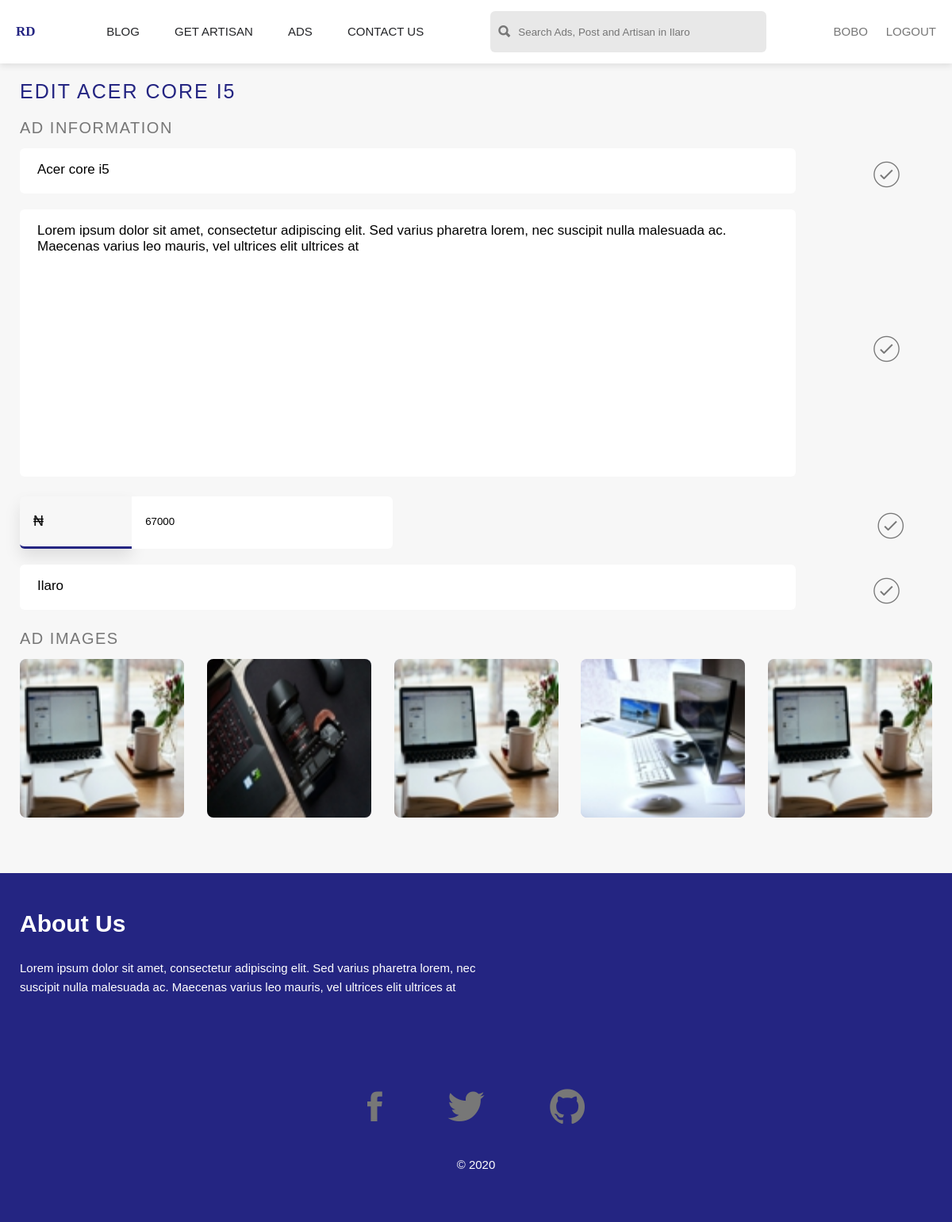
/editAd/db1c73e5d7fb465b9ea4881376877bb9/ (signed in), run on the app's committed database.
### myAuth/models.py (models this page shows, shortened)
class MyUser(AbstractBaseUser):
    id = models.UUIDField(primary_key=True, default=uuid.uuid4, editable=False)
    email = models.EmailField(verbose_name="email", max_length=60, unique=True)
    date_joined = models.DateTimeField(
        verbose_name='date joined', auto_now_add=True)
    last_login = models.DateTimeField(verbose_name='last login', auto_now=True)
    is_admin = models.BooleanField(default=False)
    is_active = models.BooleanField(default=True)
    is_staff = models.BooleanField(default=False)
    is_superuser = models.BooleanField(default=False)
    fullname = models.CharField(max_length=60)
    phone = models.PositiveIntegerField()
    photo = models.ImageField(default="default.jpg")
    is_artisan = models.BooleanField(default=False)
    USERNAME_FIELD = 'email'
    REQUIRED_FIELDS = ['fullname', 'phone']
    objects = MyUserManager()
    def get_name(self):
        name = self.fullname.split(" ")[1]
        return name

### main/models.py (models this page shows, shortened)
class Ad(models.Model):
    cat = [
        ('phones', 'Phones and Tablets'),
        ('computers', 'Computers and Accessories'),
        ('cars', 'Cars'),
        ('home', 'Home and Kicthen'),
        ('babies', 'Kids and Toys'),
        ('electronic', 'Electronics'),
    ]
    id = models.UUIDField(primary_key=True, default=uuid.uuid4, editable=False)
    user = models.ForeignKey(MyUser, on_delete=models.CASCADE)
    title = models.CharField(max_length=60)
    description = models.TextField(max_length=300)
    categories = models.CharField(max_length=300, choices=cat)
    location = models.CharField(max_length=100, default="Ilaro Ogun State")
    price = models.PositiveIntegerField()
    liked = models.ManyToManyField(
        MyUser, default=None, blank=True, related_name="liked")
    boosted = models.BooleanField(default=False)
    created_at = models.DateTimeField(auto_now_add=True)

class AdImage(models.Model):
    id = models.UUIDField(primary_key=True, default=uuid.uuid4, editable=False)
    ad = models.ForeignKey(Ad, on_delete=models.CASCADE)
    image = models.ImageField()

### main/views.py (the view)
# urls.py: path("editAd/<str:id>/", edit_ad_view, name="edit_ad"),
@login_required(login_url="login")
def edit_ad_view(request, id):
    ad = get_object_or_404(Ad, id=id)
    images = AdImage.objects.filter(ad=ad.id)
    context = {
        "ad": ad,
        "images": images
    }
    return render(request, 'editAd.html', context)

### razboy/middwares.py (called while the page is built)
def open_access_middleware(get_response):
    def middleware(request):
        response = get_response(request)
        response["Access-Control-Allow-Origin"] = "*"
        response["Access-Control-Allow-Headers"] = "*"
        return response
    return middleware

### templates/editAd.html (shortened to what this page needs)
{% extends 'base.html' %}
{% block r %}r{% endblock r %}
{% block content %}
<div class="profile-content" style="width: 100%; overflow: hidden; background-color: #f7f7f7">
    <div class="edit-ad">
        <h3 class="content-head">Edit {{ ad.title }} </h3>
        <div class="account-info">
            <h4 class="content-sub-head">Ad Information</h4>
            <div class="acc-box">
                <form action="{% url 'edit_ad_title' ad.id %}" method="POST">
                    <div class="acc-input-box">
                        <div class="form-group input-box">
                            <input type="text" placeholder="Title" value="{{ ad.title }}" name="title" />
                        </div>
                        <button type="submit" class="edit-phone">
                            <i class="ion-ios-checkmark-outline"></i>
                        </button>
                    </div>
                </form>
                <form action="{% url 'edit_ad_des' ad.id %}" method="POST">
                    <div class="acc-input-box">
                        <div class="form-group input-box">
                            <textarea cols="30" rows="15" placeholder="Description" name="des">{{ad.description}}
                    </textarea>
                        </div>
                        <button type="submit" class="edit-phone">
                            <i class="ion-ios-checkmark-outline"></i>
                        </button>
                    </div>
                </form>
                <form action="{% url 'edit_ad_price' ad.id %}" method="POST">
                    <div class="acc-input-box">
                        <div class="form-group2 input-box">
                            <div class="form-group2-price">
                                <label for="price">&#8358;</label>
                                <input type="number" id="price" placeholder="Price" required value="{{ ad.price }}"
                                    name="price" />
                            </div>
                        </div>
                        <button type="submit" class="edit-phone">
                            <i class="ion-ios-checkmark-outline"></i>
                        </button>
                    </div>
                </form>
                <form action="{% url 'edit_ad_loc' ad.id %}" method="POST">
                    <div class="acc-input-box">
                        <div class="form-group input-box">
                            <input type="text" placeholder="Location" value="{{ad.location}}" name="location" />
                        </div>
                        <button type="submit" class="edit-phone">
                            <i class="ion-ios-checkmark-outline"></i>
                        </button>
                    </div>
                </form>
                <h3 class="content-sub-head">Ad Images</h3>
                <div class="acc-input-box">
                    <div class="form-images">
                        {% for image in images %}
                        <div class="imgs-group" style="height:20rem; border: none;">
                            <label for="img1">
                                <img class="form-img" src="{{ image.image.url }}" alt="" />
                            </label>
                        </div>
                        {% endfor %}
                    </div>
                </div>
            </div>
        </div>
    </div>
</div>
{% endblock content %}

### templates/base.html (shortened to what this page needs)
{% load static %}
<!DOCTYPE html>
<html lang="en">
<head>
  <link href='https://api.mapbox.com/mapbox-gl-js/v1.12.0/mapbox-gl.css' rel='stylesheet' />
  <link rel="stylesheet" href="{% static 'css/ionicons.min.css' %}" />
  <link rel="stylesheet" href="{% static 'css/style.css' %}" />
</head>
<body>
  <div class="container{% block r %} Replace This {% endblock r %}">
    <nav class="navigation">
      <div class="logo-box">
        <a class="logo" href="{% url 'home' %}"> RD </a>
      </div>
      <div class="nav-links">
        <a class="links" href="{% url 'blogs' %}">Blog</a>
        <a class="links" href="{% url 'artisan' %}">Get Artisan</a>
        <a class="links" href="{% url 'ads' %}">Ads</a>
        <a class="links" href="#contact-section">Contact Us</a>
      </div>
      <form class="search-box" action="{% url 'search_view' %}">
        <i class="ion-search"></i>
        <input type="text" placeholder="Search Ads, Post and Artisan in Ilaro" name="query" />
      </form>
      {% if request.user.is_authenticated %}
      <div class="login-group">
        <a class="" style="font-size: 1.5rem; text-transform: uppercase; margin-right: 2rem;"
          href="{% url 'profile' %}">{{ request.user.get_name }}</a>
        <a class="" style="font-size: 1.5rem; text-transform: uppercase;" href="{% url 'logout' %}">Logout</a>
      </div>
      {% else %}
      <div class="nav-btn-group">
        <a class="nav-btn full" href="{% url 'login' %}">Login</a>
        <a class="nav-btn ghost" href="{% url 'register' %}">Sign Up</a>
      </div>
      {% endif %}
    </nav>
    {% block content %} Replace This {% endblock %}
    <footer class="footer">
      <div class="footer-box">
        <h2 class="footer-heading">About Us</h2>
        <p class="footer-text">
          Lorem ipsum dolor sit amet, consectetur adipiscing elit. Sed varius
          pharetra lorem, nec suscipit nulla malesuada ac. Maecenas varius leo
          mauris, vel ultrices elit ultrices at
        </p>
      </div>
      <div class="footer-bottom">
        <a class="social" href="#">
          <i class="ion-social-facebook"></i>
        </a>
        <a class="social" href="#">
          <i class="ion-social-twitter"></i>
        </a>
        <a class="social" href="#">
          <i class="ion-social-github"></i>
        </a>
      </div>
      <p class="footer-text copy">
        &copy;
      </p>
    </footer>
  </div>
</body>
</html>

### static/css/style.css (style rules this page uses)
button,a { cursor: pointer; }
html { font-size: 62.5%; }
body { font-size: 1rem; font-family: "Gill Sans", sans-serif; color: #777; line-height: 1.6; font-weight: 300; position: relative; }
.navigation { grid-column: 1/-1; display: flex; justify-content: space-between; align-items: center; padding: 0px 20px; height: 8rem; position: sticky; top: 0; left: 0; z-index: 9999; background-color: #fff; box-shadow: 0px 3px 8px rgba(0, 0, 0, 0.1) }
.logo-box { width: 3rem; }
.logo { color: #242582; font-size: 1.7rem; font-weight: 700; font-family: cursive; }
.nav-links { width: 40rem; display: flex; justify-content: space-between; }
.links { font-size: 1.5rem; color: #242528; font-weight: 400; text-transform: uppercase; position: relative; }
.links::after { display: block; content: ""; position: absolute; left: 0; bottom: -0.5rem; width: 0%; border-bottom: 2px solid #242528; transition: 0.3s; }
.search-box { width: 30%; background-color: #e8e8e8; display: flex; align-items: center; padding: 1rem; justify-content: space-between; border-radius: 6px; }
.search-box i { font-size: 200%; }
.search-box input { flex: 1; background-color: #e8e8e8; border: none; margin-left: 0.5rem; padding: 0.5rem; }
.form-group { margin-bottom: 2rem; }
.form-group input, .form-group textarea { padding: 1.7rem 2.2rem; width: 100%; border: none; background-color: #fff; border-radius: 0.6rem; outline: none; color: #000; font-family: inherit; border-bottom: 3px solid transparent; font-size: 1.7rem; }
.form-group input::placeholder { color: #777; font-family: inherit; font-weight: 500; }
.form-group textarea { resize: none; }
.footer { background-color: #242582; grid-column: 1/-1; padding: 4rem 2.5rem; color: #fff; }
.footer-box { width: 50%; }
.footer-heading { font-size: 3rem; color: #fff; margin-bottom: 2rem; }
.footer-text { font-size: 1.5rem; color: #fff; margin-bottom: 2rem; font-weight: 500; }
.footer-bottom { width: 60%; margin: 10rem auto; text-align: center; margin-bottom: 2rem; }
.social:not(:first-child) { margin-left: 2rem; }
.social i { font-size: 500%; color: #fff; font-weight: 700; padding: 3rem; }
.copy { text-align: center; }
.form-images { width: 100%; display: flex; justify-content: space-between; align-items: center; margin-bottom: 2rem; }
.imgs-group { width: 18%; height: 7rem; border: 3px solid #242582; border-radius: 8px; background-color: #d2d4e8; }
.imgs-group label { width: 100%; height: 100%; display: flex; justify-content: center; align-items: center; cursor: pointer; }
.form-img { width: 100%; height: 100%; border-radius: 8px; }
.form-group2 { width: 100%; margin-bottom: 2rem; display: flex; justify-content: space-between; align-items: center; }
.form-group2-price { width: 45%; display: flex; }
.form-group2-price label { width: 30%; padding: 1.7rem; background-color: #f7f7f7; color: #000; font-size: 1.8rem; border-radius: 6px 0px 0px 6px; box-shadow: 0 1rem 2rem rgba(0, 0, 0, 0.1); border-bottom: 3px solid #242582; }
.form-group2-price input { width: 70%; padding: 1.7rem; border-radius: 0px 6px 6px 0px; border: none; background-color: #fff; border-bottom: 3px solid transparent; outline: none; color: #000; font-family: inherit; }
.form-group2-price input::placeholder { color: #777; font-family: inherit; font-weight: 400; }
.profile-content { width: 70%; padding: 1.5rem 2.5rem; max-height: 100%; overflow-y: scroll; }
.content-head { font-size: 2.5rem; color: #242582; font-weight: 500; text-transform: uppercase; letter-spacing: 2px; margin-bottom: 1rem; }
.content-sub-head { font-size: 2rem; font-weight: 500; color: #777; letter-spacing: 1.5px; text-transform: uppercase; margin-bottom: 1rem; }
.account-info { width: 100%; margin-bottom: 3.5rem; }
.acc-box { width: 100%; }
.acc-input-box { width: 100%; display: flex; align-items: center; justify-content: space-between; }
.form-group.input-box { width: 85%; }
.acc-input-box button { width: 10%; border: none; background-color: #f7f7f7; outline: none; margin-top: -8px; transition: 0.3s; }
.acc-input-box button i { font-size: 300%; color: #242582; }
.form-img { margin: 3rem 0; width: 100%; }

### data on the page
MyUser: user.get_name "BOBO"
Ad: title "ACER CORE I5", title "Acer core i5", des "Lorem ipsum dolor sit amet, consectetur adipiscing elit. Sed varius pharetra lorem, nec suscipit nulla malesuada ac. Maecenas varius leo mauris, vel ultrices elit ultrices at", price "67000", location "Ilaro"
AdImage: image (picture)
AdImage: image (picture)
AdImage: image (picture)
AdImage: image (picture)
AdImage: image (picture)
